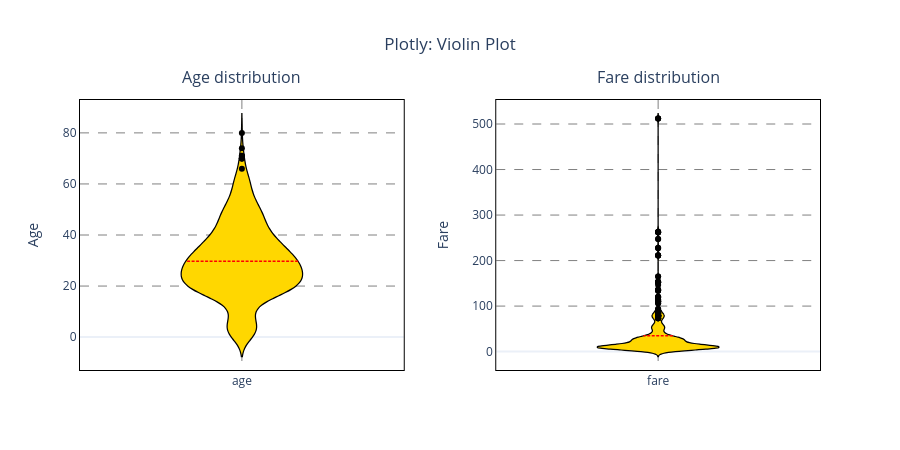

The notebook cell this image was saved under:
### Code cell
# Graphic results - Violin Plot - Plotly

import plotly.graph_objects as go
from plotly.subplots import make_subplots

# !pip install nbformat

# Input data
lib_name = "Plotly"
chart_name = "Violin Plot"

# Solution
fig = (make_subplots(1, 2, horizontal_spacing=0.125, subplot_titles=("Age distribution", "Fare distribution")).
       update_annotations(yshift=10))

row, col = 1, 1
fig.add_trace(go.Violin(y=ages, name="age", fillcolor="gold",
                        meanline=dict(visible=True, color="red", width=1.5),
                        line=dict(color="black", width=1.25)), row=row, col=col)
fig.update_layout(violingap=0.5, violingroupgap=0.25)

fig.update_yaxes(title=dict(text="Age", standoff=2 * 10), row=row, col=col)
fig.update_xaxes(showgrid=True, gridwidth=1.0, gridcolor='gray', griddash='dash', row=row, col=col)
fig.update_yaxes(showgrid=True, gridwidth=1.0, gridcolor='gray', griddash='dash', row=row, col=col)

row, col = 1, 2
fig.add_trace(go.Violin(y=fares, name="fare", fillcolor="gold",
                        meanline=dict(visible=True, color="red", width=1.5),
                        line=dict(color="black", width=1.25)), row=row, col=col)
fig.update_layout(violingap=0.5, violingroupgap=0.25)

fig.update_yaxes(title=dict(text="Fare", standoff=2 * 10), row=row, col=col)
fig.update_xaxes(showgrid=True, gridwidth=1.0, gridcolor='gray', griddash='dash', row=row, col=col)
fig.update_yaxes(showgrid=True, gridwidth=1.0, gridcolor='gray', griddash='dash', row=row, col=col)

fig.update_layout(width=900, height=450, title_text=f"{lib_name}: {chart_name}", title_x=0.5, template="plotly_white",
                  showlegend=False)
fig.update_xaxes(showline=True, linewidth=1, linecolor='black', mirror=True)
fig.update_yaxes(showline=True, linewidth=1, linecolor='black', mirror=True)

fig.show()

### Figure 1 — Plotly figure (JSON) as saved in the notebook; plotly's stock layout.template omitted (floating-point values rounded to 4 significant figures; data arrays with more than 128 entries replaced by an {"elided": "..."} marker saying what was removed)
{"data": [{"fillcolor": "gold", "line": {"color": "black", "width": 1.25}, "meanline": {"color": "red", "visible": true, "width": 1.5}, "name": "age", "y": {"elided": "714 int values"}, "type": "violin", "xaxis": "x", "yaxis": "y"}, {"fillcolor": "gold", "line": {"color": "black", "width": 1.25}, "meanline": {"color": "red", "visible": true, "width": 1.5}, "name": "fare", "y": {"elided": "714 float values"}, "type": "violin", "xaxis": "x2", "yaxis": "y2"}], "layout": {"xaxis": {"anchor": "y", "domain": [0.0, 0.4375], "showgrid": true, "gridwidth": 1.0, "gridcolor": "gray", "griddash": "dash", "showline": true, "linewidth": 1, "linecolor": "black", "mirror": true}, "yaxis": {"anchor": "x", "domain": [0.0, 1.0], "title": {"text": "Age", "standoff": 20}, "showgrid": true, "gridwidth": 1.0, "gridcolor": "gray", "griddash": "dash", "showline": true, "linewidth": 1, "linecolor": "black", "mirror": true}, "xaxis2": {"anchor": "y2", "domain": [0.5625, 1.0], "showgrid": true, "gridwidth": 1.0, "gridcolor": "gray", "griddash": "dash", "showline": true, "linewidth": 1, "linecolor": "black", "mirror": true}, "yaxis2": {"anchor": "x2", "domain": [0.0, 1.0], "title": {"text": "Fare", "standoff": 20}, "showgrid": true, "gridwidth": 1.0, "gridcolor": "gray", "griddash": "dash", "showline": true, "linewidth": 1, "linecolor": "black", "mirror": true}, "annotations": [{"font": {"size": 16}, "showarrow": false, "text": "Age distribution", "x": 0.2188, "xanchor": "center", "xref": "paper", "y": 1.0, "yanchor": "bottom", "yref": "paper", "yshift": 10}, {"font": {"size": 16}, "showarrow": false, "text": "Fare distribution", "x": 0.7812, "xanchor": "center", "xref": "paper", "y": 1.0, "yanchor": "bottom", "yref": "paper", "yshift": 10}], "violingap": 0.5, "violingroupgap": 0.25, "title": {"text": "Plotly: Violin Plot", "x": 0.5}, "width": 900, "height": 450, "showlegend": false}}
